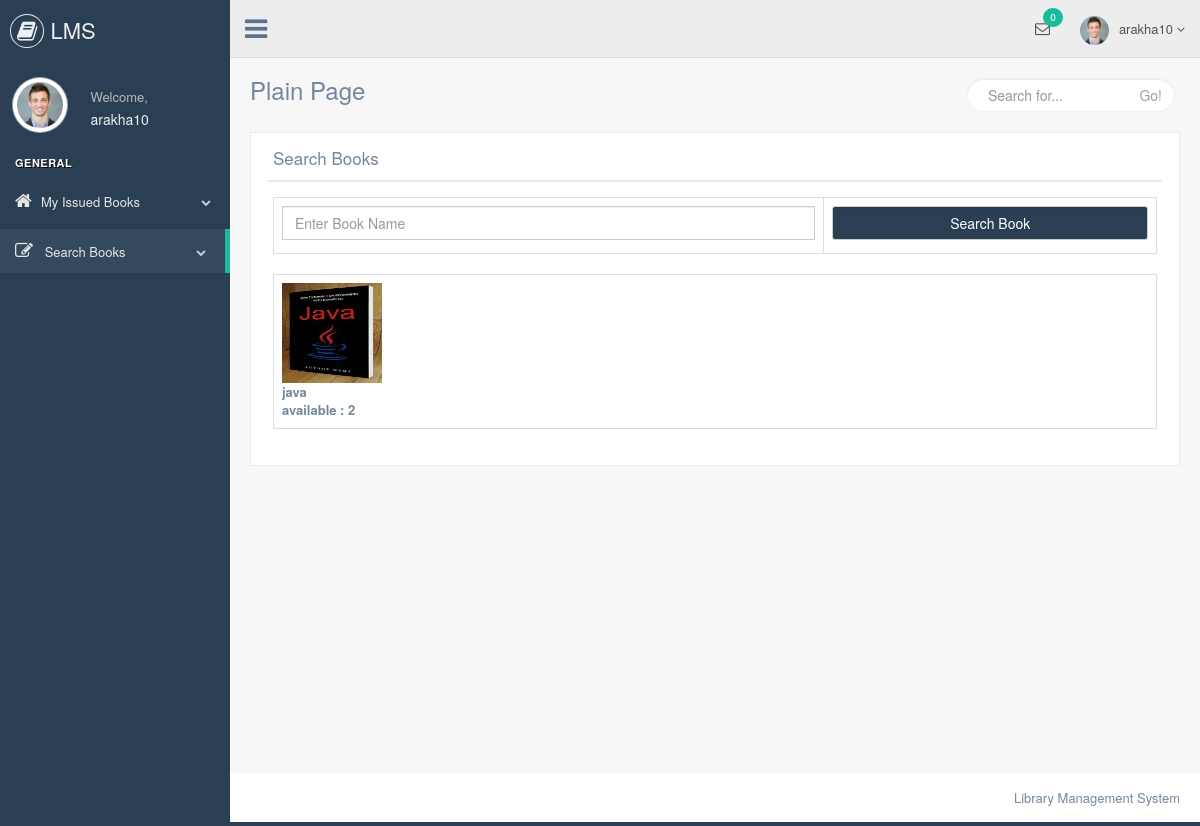
The app's page /student/search_books.php (signed in) with its own data.
### tables this page shows
CREATE TABLE `add_books` (
  `id` int(11) NOT NULL,
  `book_name` varchar(50) NOT NULL,
  `book_image` varchar(500) NOT NULL,
  `book_author_name` varchar(50) NOT NULL,
  `book_publication_name` varchar(50) NOT NULL,
  `book_purchase_date` varchar(50) NOT NULL,
  `book_price` varchar(50) NOT NULL,
  `book_quan` varchar(50) NOT NULL,
  `available_quan` varchar(50) NOT NULL,
  `librarian_username` varchar(50) NOT NULL
);

### student/search_books.php (the view, shortened to what this page needs)
<?php
include 'header.php';
include 'connect.php';
?>
        <div class="right_col" role="main">
            <div class="">
                <div class="page-title">
                    <div class="title_left">
                        <h3>Plain Page</h3>
                    </div>
                    <div class="title_right">
                        <div class="col-md-5 col-sm-5 col-xs-12 form-group pull-right top_search">
                            <div class="input-group">
                                <input type="text" class="form-control" placeholder="Search for...">
                    <span class="input-group-btn">
                      <button class="btn btn-default" type="button">Go!</button>
                    </span>
                            </div>
                        </div>
                    </div>
                </div>
                <div class="clearfix"></div>
                <div class="row" style="min-height:500px">
                    <div class="col-md-12 col-sm-12 col-xs-12">
                        <div class="x_panel">
                            <div class="x_title">
                                <h2>Search Books</h2>
                                <div class="clearfix"></div>
                            </div>
                            <div class="x_content">
                            <form name="form1" action="" method ="post">
                            <table class ="table table-bordered">
                            <tr>
                           <td> <input class="form-control"  type="text" name="bname" placeholder="Enter Book Name"
                            required/></td>
                            <td><input class=" form-control btn btn-default" type="submit" name="search"
                             value ="Search Book" style="background-color:#2a3f54; color:white"/></td>
                             </tr>
                            </table>
                            </form>
                               <?php
                               if(isset($_POST['search']))
                               {
                                $i=0;
                               $res=mysqli_query($con,"SELECT * from add_books
                               WHERE book_name like('$_POST[bname]')");
                                echo "<table class ='table table-bordered'>";
                                echo "<tr>";
                               while($row=mysqli_fetch_array($res))
                               {
                                   $i =$i+1;
                                  echo "<td>";
                                  ?> <img src="../librarian/<?php echo $row['book_image']; ?>"
                                   width='100' height='100' /><?php
                                   echo "<br/>";
                                   echo "<b>"; echo $row['book_name']; echo "</b>";
                                   echo "</br>";
                                   echo "<b>"."available : ". $row['available_quan']."</b>";
                                  echo "</td>";
                                  if($i==3)
                                  {
                                      echo "</tr>";
                                      echo "<tr>";
                                      $i=0;
                                  }
                               }
                                echo "</tr>";
                                echo "</table>";
                               }
                               else{
                               $res=mysqli_query($con,"SELECT * from add_books");
                                echo "<table class ='table table-bordered'>";
                                echo "<tr>";
                               while($row=mysqli_fetch_array($res))
                               {
                                  echo "<td>";
                                  ?> <img src="../librarian/<?php echo $row['book_image']; ?>"
                                   width='100' height='100' /><?php
                                   echo "<br/>";
                                   echo "<b>"; echo $row['book_name']; echo "</b>";
                                   echo "<b>"."available : ". $row['available_quan']."</b>";
                                  echo "</td>";
                               }
                                echo "</tr>";
                                echo "</table>";
                               }
                               ?>
                            </div>
                        </div>
                    </div>
                </div>
            </div>
        </div>
<?php
        include 'footer.php';
        ?>

### records on screen
add_books: book_image (picture), book_name "java", available_quan "2"

### other values on screen
$_SESSION['username'] "arakha10"
$count "0"
